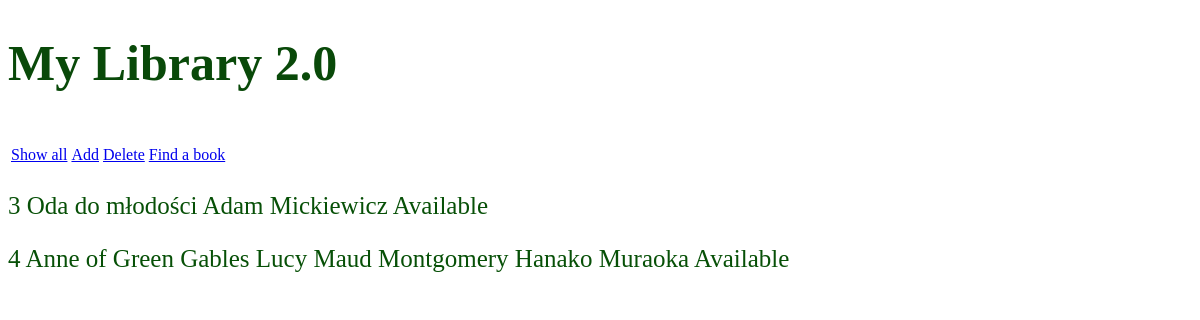
Before: / with the older database file.
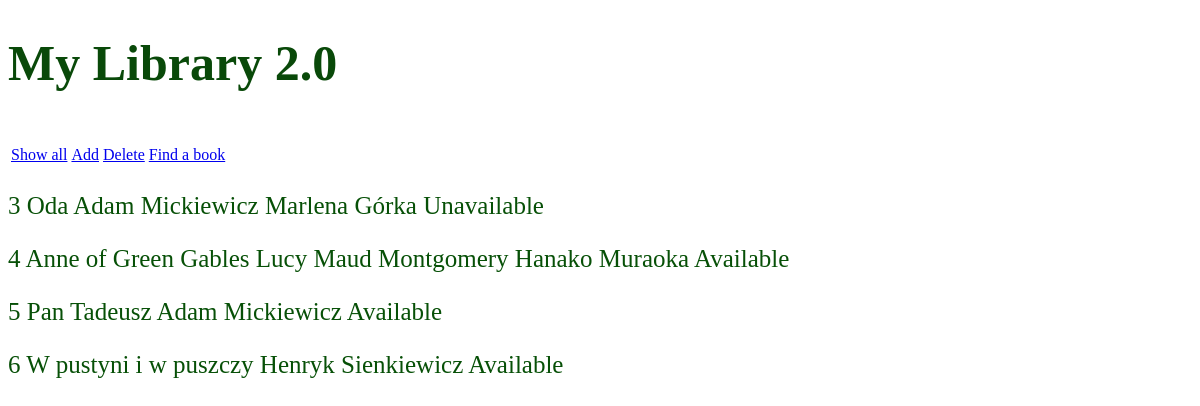
After: the same page with the newer database file.
### app/models.py (models this page shows, shortened)
class Book(db.Model):
    __tablename__  = 'book'
    id = db.Column(db.Integer, primary_key = True)
    title = db.Column(db.String(100), index = True)
    authors = db.relationship('Author', secondary = book_author, backref ='books', lazy = 'dynamic')
    is_available = db.Column(db.Boolean, default=True)

class Author(db.Model):
    __tablename__ = 'author'
    id = db.Column(db.Integer, primary_key = True)
    name = db.Column(db.String(100), unique = False)
    lastName = db.Column(db.String(100), unique = False)
    def __str__(self):
        return f'{self.name} {self.lastName}'

### app/routes.py (the view)
@app.route("/")
def index():
    all_books = Book.query.all()
    return render_template("homepage.html", all_books=all_books)

### app/templates/homepage.html
{% extends "index.html" %}
{% block content %}
{% for book in all_books %}
<div>
   <p>
       {{book.id}} {{ book.title}} {% for author in book.authors.all() %} {{author }} {% endfor %}
       {% if book.is_available %} Available {% else %} Unavailable {% endif %}
   </p>
</div>
{% endfor %}
{% endblock %}

### app/templates/index.html (shortened to what this page needs)
<!DOCTYPE HTML>
<html lang= "en">
    <head>
        <link rel = "stylesheet" href = "{{url_for('static', filename = 'style.css')}}">
    </head>
    <body>
        <h1 class = "intro">My Library 2.0</h1></br>
        <table class = "menu">
            <tr>
                <td><a href = "./">Show all</a></td>
                <td><a href = "./add">Add</a></td>
                <td><a href = "./delete">Delete</a></td>
                <td><a href = "./find_book">Find a book</a></td>
            </tr>
        </table>
        {% block content %}
        {% endblock %}
    </body>
</html>

### app/static/style.css (style rules this page uses)
h1 { font-size: 50px; color: rgb(9, 73, 9); }
p { font-size:25px; color:rgb(7, 80, 7) }

Changed rows visible on the page:
changed Book id 3: title "Oda do młodości" → "Oda"; is_available "Available" → "Unavailable"
added Author: name+lastName "Marlena Górka", shown under Book id 3
added Book: id "5", title "Pan Tadeusz", is_available "Available", Author (name+lastName "Adam Mickiewicz")
added Book: id "6", title "W pustyni i w puszczy", is_available "Available"
added Author: name+lastName "Henryk Sienkiewicz", shown under "6"
